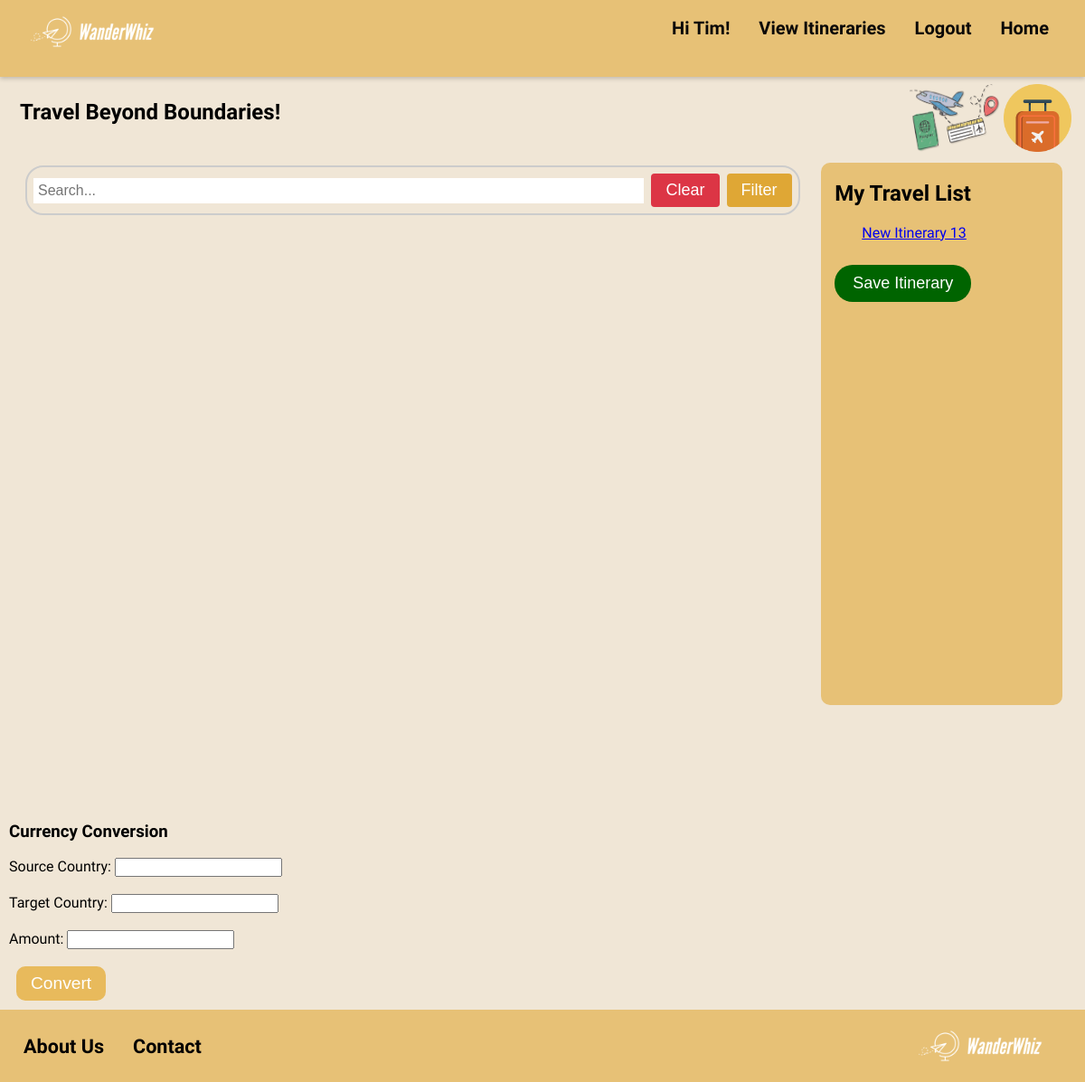
Page /itineraries/ (signed in) on the earlier database version.
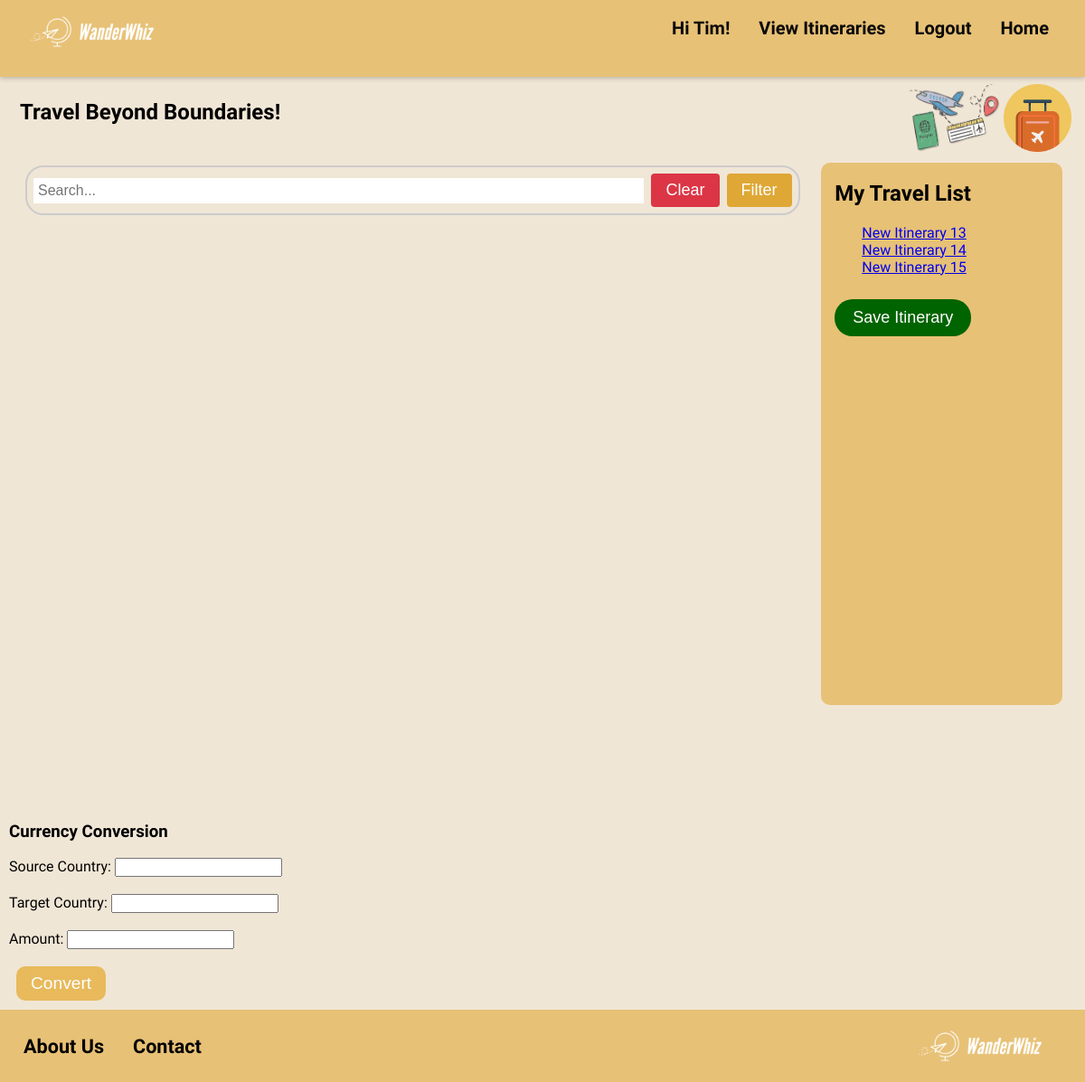
Same page on the later database version.
### members/models.py (models this page shows, shortened)
class Itinerary(models.Model):
    itinerary_name = models.CharField(max_length=255)
    business_list = models.ManyToManyField(Business)
    user_id = models.ForeignKey(User, on_delete=models.CASCADE)

### members/views.py (the view)
# urls.py: path('itineraries/', itinerary_list, name='itinerary_list'),
def itinerary_list(request):
    itineraries = Itinerary.objects.all()
    return render(request, 'itinerary_list.html', {'itineraries': itineraries})

### members/templates/itinerary_list.html
{% extends 'registration/home.html'%}
{% load static %}
{% block itineraryinfo %}
<ul>
  {% for itinerary in itineraries %}
  {% if itinerary.id and itinerary.user_id_id == request.user.id %}
    <li>
        <a href="{% url 'itinerary_detail' id=itinerary.id %}">{{ itinerary.itinerary_name }}</a>
      {% endif %}
    </li>
  {% empty %}
    <li>No itineraries found.</li>
  {% endfor %}
</ul>
{% endblock %}

### members/templates/registration/home.html (shortened to what this page needs)
{% extends 'base.html' %}
{% load static %}
{% block extrahead %}
{% block css %}
<link rel="stylesheet" href="{% static 'homestylesheet.css' %}">
{% endblock %}
{% endblock %}
{% block content %}
<div class="container-heading">
	<h2>Travel Beyond Boundaries!</h2>
	<div class="heading-images">
		<img src="{% static 'images/imgbin_airplane-airline-ticket-travel-icon-png.png' %}" alt="location image with plane"
			width="100" height="75">
		<img src="{% static 'images/ce9aek1muee0d0lhd8elh1c8jq.png' %}" alt="location image" width="75" height="75">
	</div>
</div>
<div class="container">
	<div class="container-map">
		<div class="search-container">
			<input class="form-control" id="search-bar" type="text" placeholder="Search..." />
			<button id="clear-button">Clear</button>
			<div class="filterContainer">
				<button id="select-button">Filter</button>
			</div>
		</div>
		<div class="filterTextbox">
		  </div>
		  <div id="map"></div>
	</div>
	<div class="textbox">
		<h2>My Travel List</h2>
		<div id="list">
		{% block itineraryinfo %}
		{% endblock %}
		<button id="save-button"> Save Itinerary </button>
		</div>
	</div>
</div>
<div id="weather" style='grid-row: 3/4; grid-column: 1/3; padding: 10px; display: flex;'>
	<div id="currencydisplay">
		<h3>Currency Conversion</h3>
		<label for="source_country">Source Country:</label>
		<input type="text" id="source_country" name="source_country" required><br><br>
		<label for="target_country">Target Country:</label>
		<input type="text" id="target_country" name="target_country" required><br><br>
		<label for="amount">Amount:</label>
		<input type="number" id="amount" name="amount" required><br><br>
		<input type="submit" value="Convert" id = 'converterbutton' style='    background-color: #e8ba5c;
			color: #fff;
			border: none;
			padding: 8px 16px;
			border-radius: 10px;
			cursor: pointer;
			margin-left: 8px;
			font-size: larger;'>
	  </div>
</div>
{% endblock content %}

### members/templates/base.html (shortened to what this page needs)
{% load static %}
<!DOCTYPE html>
<html lang="en">
<head>
    {% block css %}{% endblock %}
    {% block extrahead %}{% endblock %}
</head>
<body>
    <header style= 'padding-left: 2%; padding-right: 2%;'>
        <div class="header-logo">
            <a href="/home">
            <img src="{% static 'images/WanderWhiz-1_5.png'  %}" alt="Logo" width="160" height="60">
            </a>
        </div>
        <nav>
            <ul>
                {% if request.user.is_authenticated %}
                    <li><a href="{% url 'home'%}">Home</a></li>
                    <li><a href="{% url 'logout'%}">Logout</a></li>
                    <li><a href="{% url 'itinerary_list'%}">View Itineraries</a></li>
                    <li><a href="#">Hi {{request.user | title}}!</a></li>
                {% else %}
                    <li><a href="/login">Login</a></li>
                    <li><a href="/register">Sign Up</a></li>
                {% endif %}
            </ul>
        </nav>
    </header>
    <main>
                {% block content %}
                {% endblock %}
    </main>
    <footer id="feet">
        <div class="container-footer">
            <div class="footer-links">
                <a href="#">About Us</a>
                <a href="#">Contact</a>
            </div>
            <div class="footer-logo">
                <img src="{% static 'images/WanderWhiz-1_5.png'  %}" alt="Logo" width="160" height="60">
            </div>
        </div>
    </footer>
</body>
</html>

### members/static/homestylesheet.css (style rules this page uses)
.filterTextbox { overflow: scroll; }
#map { height: 100%; width: 100%; grid-row: 1; border-radius: 10px; border-color: #E7C176; grid-column: 2; grid-row: 2; }
body { background-color: #f0e6d6; width: 100vw; height: 100vh; height: auto; font-family: 'Source Sans Pro', sans-serif; margin: 0; display: flex; flex-direction: column; margin-bottom: 0%; }
li, li::marker { list-style-type: none; }
.container { margin-top: 5px; margin-bottom: 100px; display: grid; grid-template-columns: 3fr 1fr; height: calc(100vh - 200px); padding: 0px 25px; }
.textbox { border-radius: 10px; margin-left: 20px; height: 100%; grid-column: 2; grid-row: 1; background-color: #E7C176; overflow-y: auto; padding-left:2%; }
.container-map { display: grid; grid-template-columns: 1fr 4fr; grid-template-rows: 1fr 8fr; min-height: 0; }
h2 { padding-left: 10px; }
.container-heading { padding-top: 5px; display: flex; justify-content: space-between; padding-left: 1%; padding-right: 1%; }
.heading-images { padding: 3px; }
.search-container { margin: 3px; display: flex; align-items: center; border: 2px solid #ccc; border-radius: 20px; padding: 7px; grid-column: 1/-1; grid-row: 1; }
.search-container input[type="text"] { border: none; outline: none; font-size: 16px; padding: 5px; flex: 1; }
button { font-size: large; }
.search-container { display: flex; flex-direction: row; margin-bottom: 1%; }
#select-button { background-color: #dfa735; color: #fff; border: none; padding: 8px 16px; border-radius: 4px; cursor: pointer; margin-left: 8px; }
#clear-button { background-color: #dc3545; color: #fff; border: none; padding: 8px 16px; border-radius: 4px; cursor: pointer; margin-left: 8px; }
header { background-color: #E7C176; display: flex; justify-content: space-between; padding: 5px; box-shadow: 0px 2px 5px rgba(0, 0, 0, 0.2); }
nav { height: 75px; }
nav ul { list-style-type: none; padding: 0; margin: 0; overflow: hidden; }
nav li { float: right; }
nav li a { display: block; color: rgb(10, 8, 8); text-align: center; padding: 14px 16px; text-decoration: none; font-size: 20px; font-weight: bolder; }
#feet { background-color: #E7C176; color: #fff; padding: 10px; margin-bottom: 0%; }
.container-footer { display: flex; justify-content: space-between; align-items: center; font-size: 18px; }
.footer-links { display: flex; }
.footer-links a { display: block; color: rgb(4, 2, 2); text-align: center; padding: 14px 16px; text-decoration: none; font-weight: bold; font-size: larger; }
.footer-logo { display: flex; align-items: center; margin-right: 2%; }
.footer-logo img { margin-right: 0px; }
#list { text-align: left; }
#save-button { border: 1px solid; margin: 10px; background-color: darkgreen; color: white; border: none; border-radius: 20px; padding: 10px 20px; text-align: center; text-decoration: none; }
#currencydisplay { margin-right: 1%; }

Differences in the rows shown:
added Itinerary: itinerary_name "New Itinerary 14"
added Itinerary: itinerary_name "New Itinerary 15"
